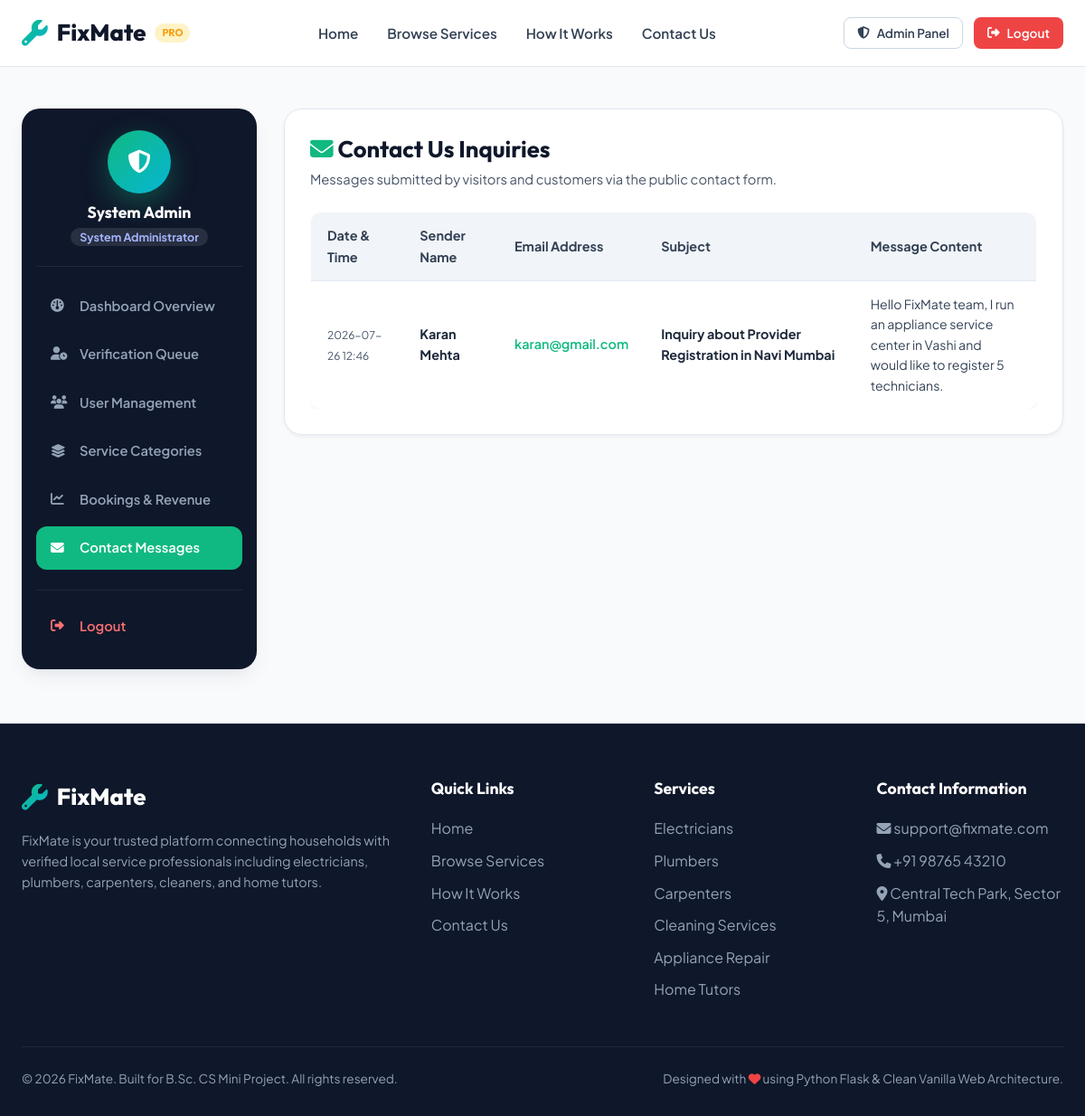
The app's page /admin/contact-messages (signed in) with its own data.
### database.py (models this page shows, shortened)
class User(UserMixin, db.Model):
    __tablename__ = 'users'
    id = db.Column(db.Integer, primary_key=True)
    full_name = db.Column(db.String(100), nullable=False)
    email = db.Column(db.String(120), unique=True, nullable=False, index=True)
    password_hash = db.Column(db.String(255), nullable=False)
    mobile = db.Column(db.String(20), nullable=False)
    address = db.Column(db.Text, nullable=False)
    role = db.Column(db.String(20), nullable=False)  # 'customer', 'provider', 'admin'
    status = db.Column(db.String(20), default='Approved')  # 'Approved', 'Pending', 'Rejected'
    created_at = db.Column(db.DateTime, default=datetime.now)
    customer_profile = db.relationship('CustomerProfile', backref='user', uselist=False, cascade="all, delete-orphan")
    provider_profile = db.relationship('ProviderProfile', backref='user', uselist=False, cascade="all, delete-orphan")

class ContactMessage(db.Model):
    __tablename__ = 'contact_messages'
    id = db.Column(db.Integer, primary_key=True)
    name = db.Column(db.String(100), nullable=False)
    email = db.Column(db.String(120), nullable=False)
    subject = db.Column(db.String(150), nullable=False)
    message = db.Column(db.Text, nullable=False)
    created_at = db.Column(db.DateTime, default=datetime.now)

### routes/admin.py (the view)
@admin_bp.route('/contact-messages')
def contact_messages():
    messages_list = ContactMessage.query.order_by(ContactMessage.created_at.desc()).all()
    return render_template('admin/contact_messages.html', contact_messages=messages_list, active_page='contact_messages')

### routes/admin.py (called while the page is built)
@admin_bp.before_request
@login_required
def check_admin_role():
    if current_user.role != 'admin':
        flash('Access restricted to Platform Administrators.', 'danger')
        return redirect(url_for('public.home'))

### templates/admin/contact_messages.html (shortened to what this page needs)
{% extends 'admin/layout.html' %}
{% block admin_content %}
<div style="background: var(--white); border: 1px solid var(--gray-200); border-radius: var(--radius-lg); padding: 28px; box-shadow: var(--shadow-sm);">
    <h2 style="font-size: 1.6rem; color: var(--dark); margin-bottom: 6px;"><i class="fa-solid fa-envelope" style="color: var(--primary);"></i> Contact Us Inquiries</h2>
    <p style="color: var(--gray-600); font-size: 0.92rem; margin-bottom: 24px;">Messages submitted by visitors and customers via the public contact form.</p>
    {% if contact_messages %}
        <div class="table-responsive">
            <table class="data-table">
                <thead>
                    <tr>
                        <th>Date & Time</th>
                        <th>Sender Name</th>
                        <th>Email Address</th>
                        <th>Subject</th>
                        <th>Message Content</th>
                    </tr>
                </thead>
                <tbody>
                    {% for msg in contact_messages %}
                        <tr>
                            <td><small style="color: var(--gray-600);">{{ msg.created_at.strftime('%Y-%m-%d %H:%M') }}</small></td>
                            <td><strong>{{ msg.name }}</strong></td>
                            <td><a href="mailto:{{ msg.email }}" style="color: var(--primary); font-weight: 600;">{{ msg.email }}</a></td>
                            <td><strong>{{ msg.subject }}</strong></td>
                            <td style="font-size: 0.88rem; color: var(--gray-700); max-width: 320px;">{{ msg.message }}</td>
                        </tr>
                    {% endfor %}
                </tbody>
            </table>
        </div>
    {% else %}
        <div style="text-align: center; padding: 40px; color: var(--gray-600);">
            <i class="fa-solid fa-inbox" style="font-size: 2.5rem; color: var(--gray-400); margin-bottom: 12px;"></i>
            <p>No contact messages received yet.</p>
        </div>
    {% endif %}
</div>
{% endblock %}

### templates/admin/layout.html (shortened to what this page needs)
{% extends 'base.html' %}
{% block content %}
<div class="container" style="padding-top: 30px; padding-bottom: 60px;">
    <div style="display: grid; grid-template-columns: 260px 1fr; gap: 30px; align-items: start;">
        <aside style="background: var(--dark); border-radius: var(--radius-lg); padding: 24px 16px; color: white; box-shadow: var(--shadow-md); position: sticky; top: 90px;">
            <div style="text-align: center; padding-bottom: 20px; border-bottom: 1px solid var(--gray-800); margin-bottom: 20px;">
                <div style="width: 70px; height: 70px; border-radius: 50%; background: linear-gradient(135deg, var(--primary), var(--secondary)); color: white; font-weight: 800; font-size: 1.6rem; display: flex; align-items: center; justify-content: center; margin: 0 auto 10px; box-shadow: var(--shadow-glow);">
                    <i class="fa-solid fa-shield-halved"></i>
                </div>
                <h3 style="font-size: 1.1rem; margin-bottom: 2px; color: white;">{{ current_user.full_name }}</h3>
                <span style="font-size: 0.78rem; color: #a5b4fc; font-weight: 700; background: rgba(255,255,255,0.1); padding: 2px 10px; border-radius: var(--radius-full);">System Administrator</span>
            </div>
            <ul style="list-style: none; display: flex; flex-direction: column; gap: 6px;">
                <li>
                    <a href="{{ url_for('admin.dashboard') }}" style="display: flex; align-items: center; gap: 12px; padding: 12px 16px; border-radius: var(--radius-md); font-weight: 600; font-size: 0.92rem; color: {% if active_page == 'dashboard' %}white{% else %}var(--gray-400){% endif %}; background: {% if active_page == 'dashboard' %}var(--primary){% else %}transparent{% endif %}; transition: var(--transition);">
                        <i class="fa-solid fa-gauge" style="width: 20px;"></i> Dashboard Overview
                    </a>
                </li>
                <li>
                    <a href="{{ url_for('admin.providers') }}" style="display: flex; align-items: center; gap: 12px; padding: 12px 16px; border-radius: var(--radius-md); font-weight: 600; font-size: 0.92rem; color: {% if active_page == 'providers' %}white{% else %}var(--gray-400){% endif %}; background: {% if active_page == 'providers' %}var(--primary){% else %}transparent{% endif %}; transition: var(--transition);">
                        <i class="fa-solid fa-user-clock" style="width: 20px;"></i> Verification Queue
                    </a>
                </li>
                <li>
                    <a href="{{ url_for('admin.users') }}" style="display: flex; align-items: center; gap: 12px; padding: 12px 16px; border-radius: var(--radius-md); font-weight: 600; font-size: 0.92rem; color: {% if active_page == 'users' %}white{% else %}var(--gray-400){% endif %}; background: {% if active_page == 'users' %}var(--primary){% else %}transparent{% endif %}; transition: var(--transition);">
                        <i class="fa-solid fa-users" style="width: 20px;"></i> User Management
                    </a>
                </li>
                <li>
                    <a href="{{ url_for('admin.categories') }}" style="display: flex; align-items: center; gap: 12px; padding: 12px 16px; border-radius: var(--radius-md); font-weight: 600; font-size: 0.92rem; color: {% if active_page == 'categories' %}white{% else %}var(--gray-400){% endif %}; background: {% if active_page == 'categories' %}var(--primary){% else %}transparent{% endif %}; transition: var(--transition);">
                        <i class="fa-solid fa-layer-group" style="width: 20px;"></i> Service Categories
                    </a>
                </li>
                <li>
                    <a href="{{ url_for('admin.bookings') }}" style="display: flex; align-items: center; gap: 12px; padding: 12px 16px; border-radius: var(--radius-md); font-weight: 600; font-size: 0.92rem; color: {% if active_page == 'bookings' %}white{% else %}var(--gray-400){% endif %}; background: {% if active_page == 'bookings' %}var(--primary){% else %}transparent{% endif %}; transition: var(--transition);">
                        <i class="fa-solid fa-chart-line" style="width: 20px;"></i> Bookings & Revenue
                    </a>
                </li>
                <li>
                    <a href="{{ url_for('admin.contact_messages') }}" style="display: flex; align-items: center; gap: 12px; padding: 12px 16px; border-radius: var(--radius-md); font-weight: 600; font-size: 0.92rem; color: {% if active_page == 'contact_messages' %}white{% else %}var(--gray-400){% endif %}; background: {% if active_page == 'contact_messages' %}var(--primary){% else %}transparent{% endif %}; transition: var(--transition);">
                        <i class="fa-solid fa-envelope" style="width: 20px;"></i> Contact Messages
                    </a>
                </li>
                <li style="margin-top: 16px; border-top: 1px solid var(--gray-800); padding-top: 16px;">
                    <a href="{{ url_for('auth.logout') }}" style="display: flex; align-items: center; gap: 12px; padding: 12px 16px; border-radius: var(--radius-md); font-weight: 600; font-size: 0.92rem; color: #f87171; transition: var(--transition);">
                        <i class="fa-solid fa-right-from-bracket" style="width: 20px;"></i> Logout
                    </a>
                </li>
            </ul>
        </aside>
        <main>
            {% block admin_content %}{% endblock %}
        </main>
    </div>
</div>
{% endblock %}

### static/css/style.css (style rules this page uses)
:root { --primary: #10b981; --primary-hover: #059669; --primary-light: #ecfdf5; --secondary: #06b6d4; --secondary-hover: #0891b2; --accent: #f59e0b; --accent-light: #fef3c7; --dark: #0f172a; --dark-surface: #1e293b; --light: #f8fafc; --white: #ffffff; --gray-50: #f8fafc; --gray-100: #f1f5f9; --gray-200: #e2e8f0; --gray-300: #cbd5e1; --gray-400: #94a3b8; --gray-600: #475569; --gray-700: #334155; --gray-800: #1e293b; --danger: #ef4444; --success: #10b981; --warning: #f59e0b; --radius-sm: 8px; --radius-md: 12px; --radius-lg: 20px; --radius-full: 9999px; --shadow-sm: 0 2px 4px rgba(15, 23, 42, 0.05); --shadow-md: 0 10px 25px -5px rgba(15, 23, 42, 0.08), 0 8px 10px -6px rgba(15, 23, 42, 0.04); --shadow-lg: 0 20px 35px -10px rgba(15, 23, 42, 0.12), 0 10px 15px -5px rgba(15, 23, 42, 0.06); --shadow-glow: 0 10px 30px rgba(16, 185, 129, 0.35); --transition: all 0.3s cubic-bezier(0.4, 0, 0.2, 1); }
* { margin: 0; padding: 0; box-sizing: border-box; }
body { font-family: 'Plus Jakarta Sans', sans-serif; color: var(--gray-800); background-color: var(--gray-50); line-height: 1.6; overflow-x: hidden; display: flex; flex-direction: column; min-height: 100vh; }
h1, h2, h3, h4, h5, h6 { font-family: 'Outfit', sans-serif; color: var(--dark); font-weight: 700; line-height: 1.25; }
a { text-decoration: none; color: inherit; transition: var(--transition); }
.container { width: 100%; max-width: 1240px; margin: 0 auto; padding: 0 24px; }

### static/css/auth.css (style rules this page uses)
.table-responsive { overflow-x: auto; }
.data-table { width: 100%; border-collapse: collapse; background: var(--white); border-radius: var(--radius-md); overflow: hidden; box-shadow: var(--shadow-sm); border: 1px solid var(--gray-200); }
.data-table th, .data-table td { padding: 14px 18px; text-align: left; border-bottom: 1px solid var(--gray-200); font-size: 0.9rem; }
.data-table th { background: var(--gray-100); font-weight: 700; color: var(--gray-700); }

### records on screen
User: full_name "System Admin"
ContactMessage: created_at "2026-07-26 12:46", name "Karan Mehta", email "karan@gmail.com", subject "Inquiry about Provider Registration in Navi Mumbai", message "Hello FixMate team, I run an appliance service center in Vashi and would like to register 5 technicians."
